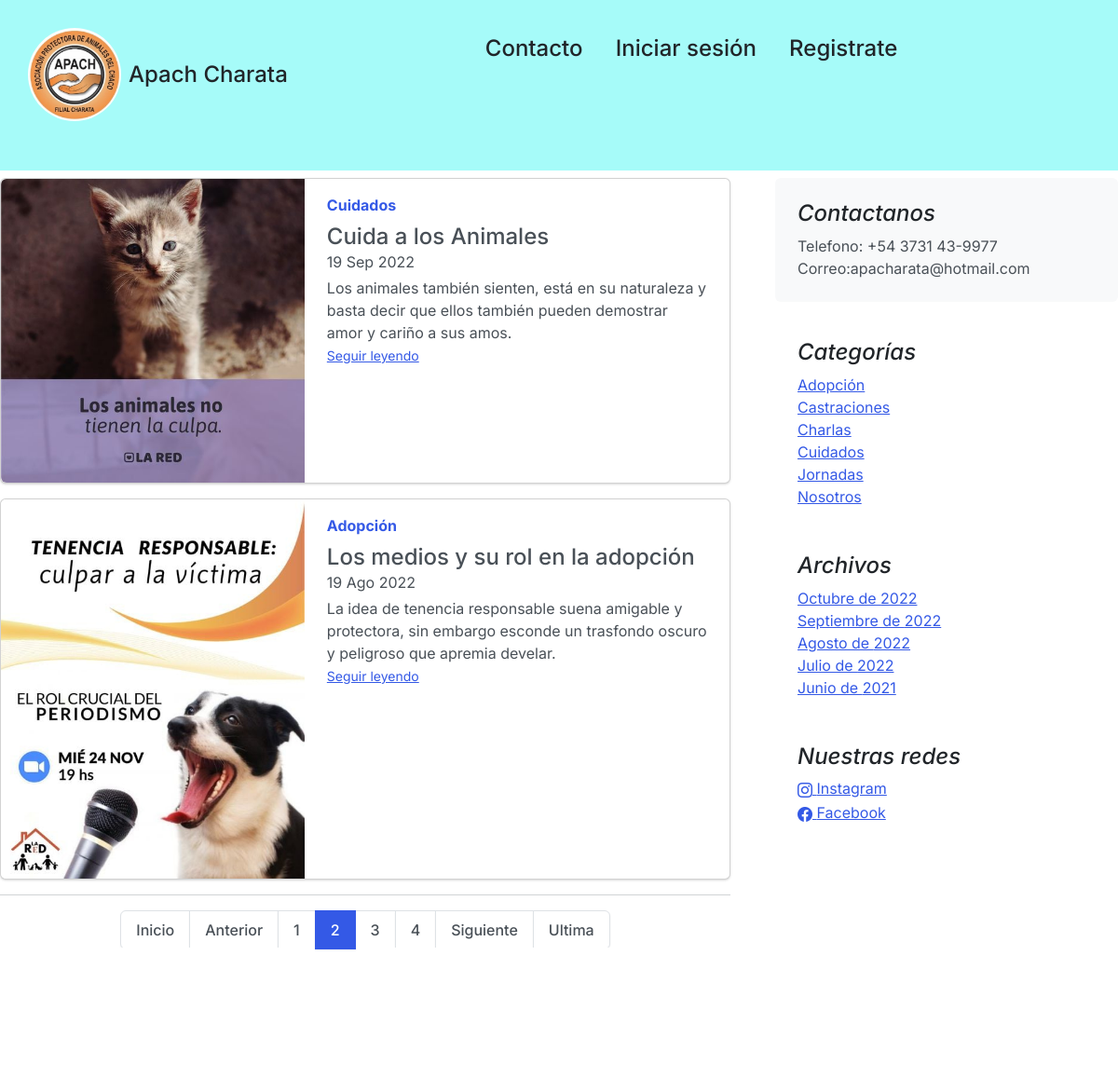
Screenshot of /?page=2 with the database file from the repository.
### core/models.py (models this page shows, shortened)
class Post(models.Model):
	title = models.CharField(max_length=250, verbose_name='Título')
	excerpt = models.TextField(verbose_name='Bajada')
	content = RichTextField(verbose_name='Contenido')
	image = models.ImageField(upload_to='posts', null=True, blank=True, verbose_name='Imagen')
	published = models.BooleanField(default=False, verbose_name='Publicado')
	category = models.ForeignKey(Category, on_delete=models.CASCADE, related_name='get_posts', verbose_name='Categoría')
	author = models.ForeignKey(User, on_delete=models.CASCADE, related_name='get_posts', verbose_name='Autor')
	tags = models.ManyToManyField(Tag, verbose_name='Etiquetas')
	created = models.DateTimeField(auto_now_add=True, verbose_name='Fecha de creación')
	updated = models.DateTimeField(auto_now=True, verbose_name='Fecha de modificación')
	class Meta:
		verbose_name = 'Publicación'
		verbose_name_plural = 'Publicaciones'
		ordering = ['-created']

class Category (models.Model):
	name = models.CharField(max_length=200, unique=True, verbose_name='Nombre')
	active = models.BooleanField(default=True, verbose_name='Activo')
	created = models.DateTimeField(auto_now_add=True, verbose_name='Fecha de creación')
	updated = models.DateTimeField(auto_now=True, verbose_name='Fecha de modificación')
	class Meta:
		verbose_name = 'Categoría'
		verbose_name_plural = 'Categorías'
		ordering = ['name']
	def __str__(self):
		return self.name

class About(models.Model):
	description = models.CharField(max_length=350, verbose_name='Descripción')
	created = models.DateTimeField(auto_now_add=True, verbose_name='Fecha de creación')
	updated = models.DateTimeField(auto_now=True, verbose_name='Fecha de modificación')
	class Meta:
		verbose_name = 'Contacto'
		verbose_name_plural = 'Contactanos'
		ordering = ['-created']
	def __str__(self):
		return self.description

class Link(models.Model):
	key = models.CharField(max_length=100, verbose_name='Key Link')
	name = models.CharField(max_length=120, verbose_name='Red Social')
	url = models.URLField(max_length=350, blank=True, null=True, verbose_name='Enlace')
	icon = models.CharField(max_length=100, blank=True, null=True, verbose_name='Icono')
	created = models.DateTimeField(auto_now_add=True, verbose_name='Fecha de creación')
	updated = models.DateTimeField(auto_now=True, verbose_name='Fecha de modificación')
	class Meta:
		verbose_name = 'Red Social'
		verbose_name_plural = 'Redes Sociales'
		ordering = ['name']

### core/views.py (the view)
# urls.py: 2. Add a URL to urlpatterns:  path('', views.home, name='home')
def home(request):
    posts_page = Paginator(Post.objects.filter(published=True), 2)
    page = request.GET.get('page')
    posts = posts_page.get_page(page)
    aux = 'x' * posts.paginator.num_pages
    print(type(posts.paginator.num_pages))
    return render(request,'core/home.html', {'posts':posts, 'aux':aux})

### core/processors.py (called while the page is built)
def ctx_dic_about(request):
	ctx_about = {}
	ctx_about['ABOUT'] = About.objects.latest('created')
	return ctx_about

def ctx_dic_category(request):
	ctx_category = {}
	ctx_category['categories'] = Category.objects.filter(active=True)
	return ctx_category

def ctx_dic_history(request):
	ctx_history = {}
	ctx_history['dates'] = Post.objects.dates('created', 'month', order='DESC').distinct()
	return ctx_history

def ctx_dic_link(request):
	ctx_link = {}
	links = Link.objects.all()
	for link in links:
		ctx_link[link.key] = {'url':link.url, 'icon':link.icon}
	return ctx_link

### core/templates/core/home.html (shortened to what this page needs)
{% extends 'core/base.html' %}
{% load static %}
{% block content %}
{% for post in posts %}
  {% if forloop.first and posts.number == 1 %}
    {% if request.path == '/' %}
      <div class="p-4 p-md-5 mb-4 rounded text-bg-info">
        <div class="col-md-12 px-0">
          <h1 class="display-4 fst-italic text-white">{{ post.title }}</h1>
          <p class="lead my-3">{{ post.excerpt }}</p>
          <p class="lead mb-0"><a href={% url 'post' post.id %} class="text-white fw-bold">Seguir leyendo...</a></p>
        </div>
      </div>
    {% endif %}
  {% else %}
    <div class="card mb-3">
      <div class="row g-0">
        <div class="col-md-5">
          <img src={{ post.image.url }} class="img-fluid rounded-start" alt="...">
        </div>
        <div class="col-md-7">
          <div class="card-body">
            <strong class="d-inline-block mb-2 text-primary">{{ post.category }}</strong>
            <h4 class="mb-0">{{ post.title }}</h4>
            <div class="mb-1 text-muted">{{ post.created|date:"d M Y" }}</div>
            <p class="card-text mb-auto">{{ post.excerpt }}</p>
            <p class="card-text"><small class="text-muted"><a href={% url 'post' post.id %} class="stretched-link">Seguir leyendo</a></small></p>
          </div>
        </div>
      </div>
    </div>
  {% endif %}
{% endfor %}
<hr>
<nav aria-label="...">
  <ul class="pagination justify-content-center">
    <li class="page-item">
      <a class="page-link" href="?page=1">Inicio</a>
    </li>
    <li class="page-item {% if posts.number == 1 %}disabled{% endif %}">
      <a class="page-link" href="{% if posts.number != 1 %}?page={{ posts.previous_page_number }}{% endif %}">Anterior</a>
    </li>
    {% for i in aux %}
      <li class="page-item {% if posts.number == forloop.counter %}active{% endif %}">
        <a class="page-link" href="?page={{ forloop.counter }}">{{ forloop.counter }}</a>
      </li>
    {% endfor %}
    <li class="page-item {% if posts.number == posts.paginator.num_pages %}disabled{% endif %}">
      <a class="page-link" href="{% if posts.number != posts.paginator.num_pages %}?page={{ posts.next_page_number }}{% endif %}">Siguiente</a>
    </li>
    <li class="page-item">
      <a class="page-link" href="?page={{ posts.paginator.num_pages }}">Ultima</a>
    </li>
  </ul>
</nav>
<hr>
{% endblock %}

### core/templates/core/base.html (shortened to what this page needs)
<!doctype html>
<html lang="es">
<head>
    <link rel="stylesheet" href="https://cdn.jsdelivr.net/npm/bootstrap-icons@1.9.1/font/bootstrap-icons.css">
    {% load static %}
    <link href={% static 'core/css/bootstrap.min.css' %} rel="stylesheet">
    <link href={% static 'core/css/blog.css' %} rel="stylesheet">
</head>
<body>
    <nav class="navbar navbar-expand-lg" style="background-color: #A6FBF9;">
    <div class="container navbar-nav mx-auto">
      <header class="d-flex flex-wrap justify-content-center py-3 mb-4 ">
        <a href="/" class="d-flex align-items-center mb-3 mb-md-0 me-md-auto text-dark text-decoration-none">
          <img class="bi me-2" width="100" height="100" style="border-radius: 80px;" src={% static 'core/img/logo.jpg' %}>
          <span class="fs-4">Apach Charata</span>
          <a class="nav-link" href="{% url 'Contacto' %}"><h4>Contacto</h4></a>&nbsp; &nbsp;
          {% if user.is_authenticated %}
          Hola {{ user.username}} &nbsp; &nbsp;<a class="nav-link" href="{% url 'cerrar_sesion' %}"><h4>Cerrar sesión</h4></a>
          {% else %}
          <a class="nav-link" href="{% url 'logear' %}"><h4>Iniciar sesión</h4></a> &nbsp; &nbsp; <a class="nav-link" href="{% url 'Autenticacion' %}"><h4>Registrate</h4></a>
          {% endif %}
      </header>
    </nav>
    <main class="mt-2">
      <section class="row g-5">
        <div class="col-md-8">
            {% block content %} {% endblock %}
        </div>
        <aside class="col-md-4">
          <div class="position-sticky" style="top: 2rem;">
            <div class="p-4 mb-3 bg-light rounded">
              <h4 class="fst-italic">Contactanos</h4>
              <p class="mb-0">{{ ABOUT }}</p>
            </div>
            <div class="p-4">
              <h4 class="fst-italic">Categorías</h4>
              <ol class="list-unstyled mb-0">
                {% for item in categories %}
                  <li><a href={% url 'category' item.id %}>{{ item.name }}</a></li>
                {% endfor %}
              </ol>
            </div>
            <div class="p-4">
              <h4 class="fst-italic">Archivos</h4>
              <ol class="list-unstyled mb-0">
                {% for item in dates %}
                  <li>
                    {% if item.month == 6 %}<a href={% url 'dates' item.month item.year %}>Junio de {{ item.year }}</a>{% endif %}
                    {% if item.month == 7 %}<a href={% url 'dates' item.month item.year %}>Julio de {{ item.year }}</a>{% endif %}
                    {% if item.month == 8 %}<a href={% url 'dates' item.month item.year %}>Agosto de {{ item.year }}</a>{% endif %}
                    {% if item.month == 9 %}<a href={% url 'dates' item.month item.year %}>Septiembre de {{ item.year }}</a>{% endif %}
                    {% if item.month == 10 %}<a href={% url 'dates' item.month item.year %}>Octubre de {{ item.year }}</a>{% endif %}
                  </li>
                {% endfor %}
              </ol>
            </div>
            <div class="p-4">
              <h4 class="fst-italic">Nuestras redes</h4>
              <ol class="list-unstyled">
                {% if LINK_INSTAGRAM.url %}
                  <li><a href={{ LINK_INSTAGRAM.url }}><i class="{{ LINK_INSTAGRAM.icon }}"></i> Instagram</a></li>
                {% endif %}
                {% if LINK_FACEBOOK.url %}
                  <li><a href={{ LINK_FACEBOOK.url }}><i class="{{ LINK_FACEBOOK.icon }}"></i> Facebook</a></li>
                {% endif %}
              </ol>
            </div>
          </div>
        </aside>
      </section>
    </main>
    <footer class="blog-footer">
        <a href="#">Ir arriba</a>
    </footer>
</body>
</html>

### core/static/core/css/blog.css (style rules this page uses)
.blog-footer { padding: 2.5rem 0; color: #727272; text-align: center; background-color: #f9f9f9; border-top: .05rem solid #e5e5e5; }
.bi { vertical-align: -.125em; fill: currentColor; }

### rows the page displays
Post: image (picture), category "Cuidados", title "Cuida a los Animales", created "19 Sep 2022", excerpt "Los animales también sienten, está en su naturaleza y basta decir que ellos también pueden demostrar amor y cariño a sus amos."
Post: image (picture), category "Adopción", title "Los medios y su rol en la adopción", created "19 Ago 2022", excerpt "La idea de tenencia responsable suena amigable y protectora, sin embargo esconde un trasfondo oscuro y peligroso que apremia develar."
About: description "Telefono: +54 3731 43-9977 Correo:apacharata@hotmail.com"
Category: name "Adopción"
Category: name "Castraciones"
Category: name "Charlas"
Category: name "Cuidados"
Category: name "Jornadas"
Category: name "Nosotros"

### other values shown
{{ item.year }} "2022"
{{ item.year }} "2021"
